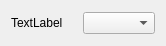
<?xml version="1.0" encoding="UTF-8"?>
<ui version="4.0">
 <class>ListWidgetItem</class>
 <widget class="QWidget" name="ListWidgetItem">
  <property name="geometry">
   <rect>
    <x>0</x>
    <y>0</y>
    <width>166</width>
    <height>46</height>
   </rect>
  </property>
  <property name="sizePolicy">
   <sizepolicy hsizetype="Preferred" vsizetype="Fixed">
    <horstretch>0</horstretch>
    <verstretch>0</verstretch>
   </sizepolicy>
  </property>
  <property name="minimumSize">
   <size>
    <width>0</width>
    <height>46</height>
   </size>
  </property>
  <property name="windowTitle">
   <string>Form</string>
  </property>
  <layout class="QHBoxLayout" name="horizontalLayout">
   <item>
    <widget class="QLabel" name="label">
     <property name="text">
      <string>TextLabel</string>
     </property>
    </widget>
   </item>
   <item>
    <widget class="QComboBox" name="comboBox">
     <property name="editable">
      <bool>false</bool>
     </property>
    </widget>
   </item>
  </layout>
 </widget>
 <resources/>
 <connections/>
</ui>
